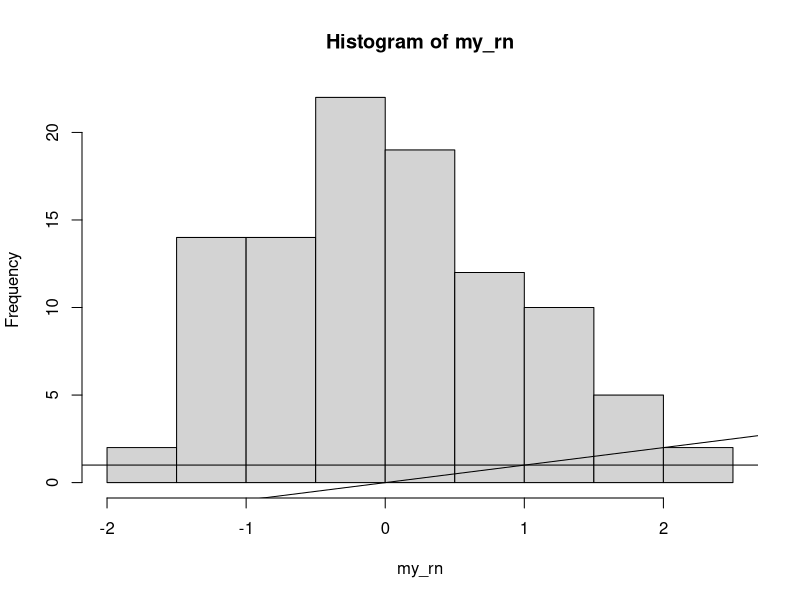
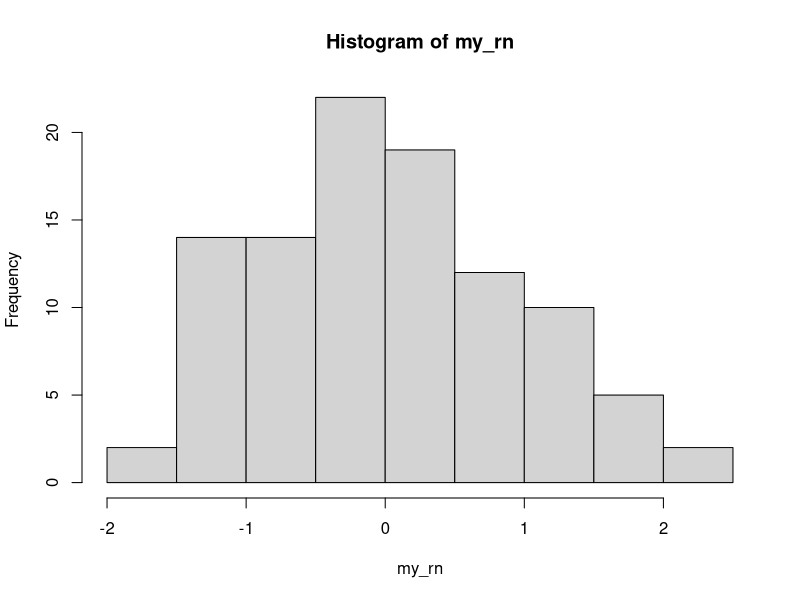

Source code (R) for these figures, in order: (Note: this script raises an error after producing the figures.)
rnorm(100)
my_rn<-rnorm(100)
mean(my_rn)
sd(my_rn)
my_rn+5
mean(my_rn+5)
speakers<-sample(c(1:25))
speakers
speakers<-sample(c(1:25),3)
speakers
speakers<-sample(c(1:25),3)
speakers
speakers<-sample(c(1:25),3)
speakers<-sample(c(1:25))
day1<-speakers[1:13]
day2<-speakers[14:25]
day1
rep("A",10)
my_rn[sd(my_rn)>1]
my_rn[c(sd(my_rn)>1)]
sd(my_rn)>1
my_rn>(mean(my_rn)-sd(my_rn))
my_rn[my_rn>(mean(my_rn)-sd(my_rn))]
my_rn.onesd<-my_rn[my_rn>(mean(my_rn)-sd(my_rn))]
hist(my_rn)
abline(1,0)
abline(0,1)
hist(my_rn)
abline(-1)
abline(h=-1)
abline(h=-1.1)
hist(my_rn)
abline(h=-1)
abline(h=-2)
abline(v = -1)
abline(v = c(-1,1))
abline(v= c((mean(my_rn)-sd(my_rn)),(mean(my_rn)+sd(my_rn)))
)
